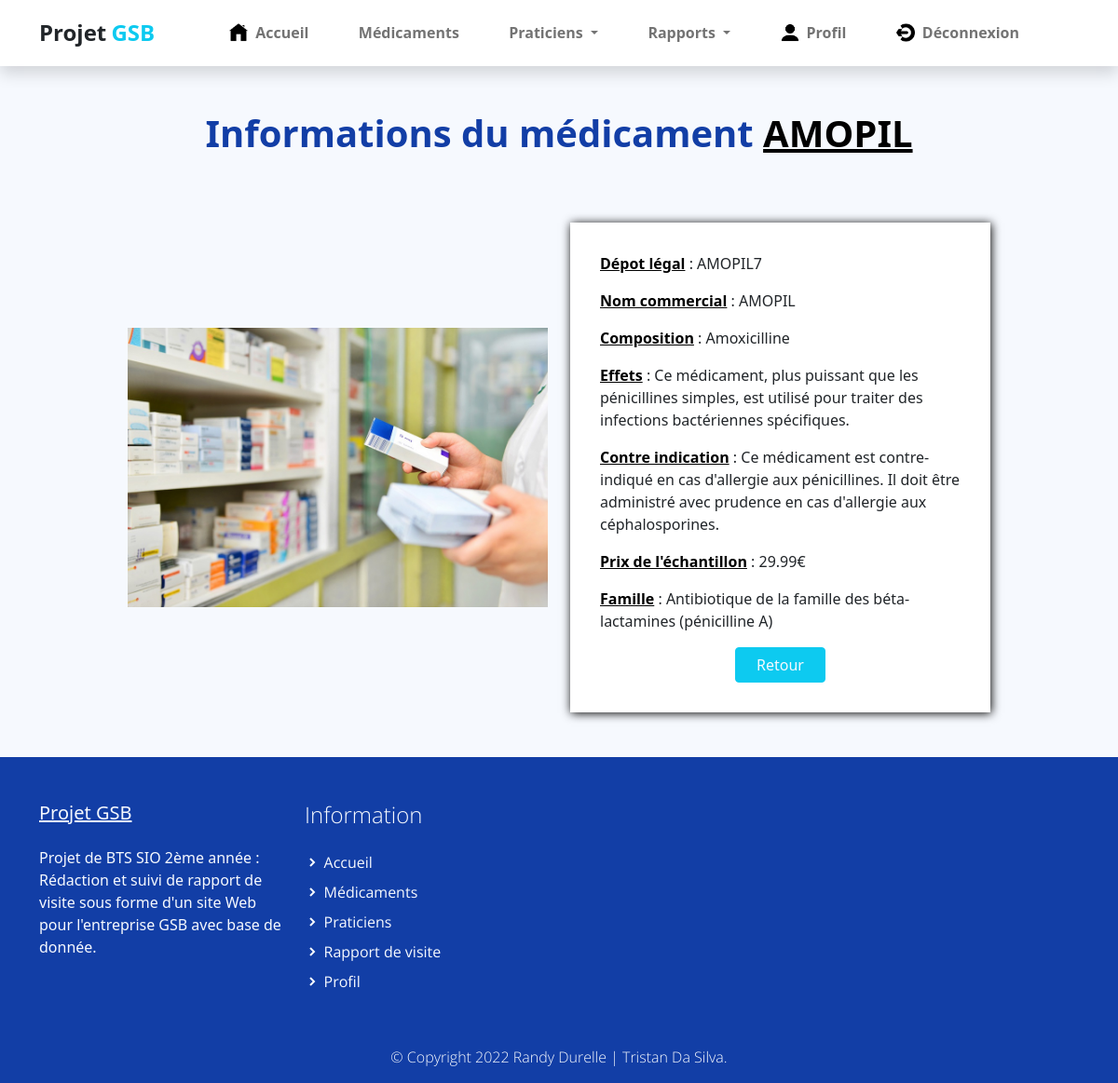
/index.php?uc=medicaments&action=affichermedoc&medicament=AMOPIL7 (signed in), run on the app's committed database.
### tables this page shows
CREATE TABLE IF NOT EXISTS `medicament` (
  `MED_DEPOTLEGAL` varchar(10) NOT NULL,
  `MED_NOMCOMMERCIAL` varchar(25) DEFAULT NULL,
  `MED_COMPOSITION` varchar(255) DEFAULT NULL,
  `MED_EFFETS` varchar(255) DEFAULT NULL,
  `MED_CONTREINDIC` varchar(255) DEFAULT NULL,
  `MED_PRIXECHANTILLON` float DEFAULT NULL,
  `FAM_CODE` varchar(3) NOT NULL,
  PRIMARY KEY (`MED_DEPOTLEGAL`),
  KEY `medicament_famille0_FK` (`FAM_CODE`)
);

CREATE TABLE IF NOT EXISTS `famille` (
  `FAM_CODE` varchar(3) NOT NULL,
  `FAM_LIBELLE` varchar(80) DEFAULT NULL,
  PRIMARY KEY (`FAM_CODE`)
);

### modele/medicament.modele.inc.php (called while the page is built, shortened)
<?php
    function getAllInformationMedicamentDepot($depot){
        try{
            $monPdo = connexionPDO();
            $req = 'SELECT m.MED_DEPOTLEGAL as \'depotlegal\',
             m.MED_NOMCOMMERCIAL as \'nomcom\', m.MED_COMPOSITION as \'compo\',
             m.MED_EFFETS as \'effet\', m.MED_CONTREINDIC as \'contreindic\',
             m.MED_PRIXECHANTILLON as \'prixechan\',
             f.FAM_LIBELLE as \'famille\'
             FROM medicament m
             INNER JOIN famille f ON f.FAM_CODE = m.FAM_CODE
              WHERE MED_DEPOTLEGAL = "'.$depot.'"';
            $res = $monPdo->query($req);
            $result = $res->fetch();
            return $result;
        }
        catch (PDOException $e){
            print "Erreur !: " . $e->getMessage();
            die();
        }
    }
?>

### vues/v_afficherMedicament.php (the view)
<section class="bg-light">
    <div class="container">
        <div class="structure-hero pt-lg-5 pt-4">
            <h1 class="titre text-center">Informations du médicament <span class="carac"><?php echo $carac[1]; ?></span></h1>
        </div>
        <div class="row align-items-center justify-content-center">
            <div class="test col-12 col-sm-8 col-lg-6 col-xl-5 col-xxl-4 py-lg-5">
                <img class="img-fluid" src="assets/img/medoc.jpeg">
            </div>
            <div class="test col-12 col-sm-8 col-lg-6 col-xl-5 col-xxl-4 py-lg-5 py-3">
                <div class="formulaire">
                    <p><span class="carac">Dépot légal</span> : <?php echo $carac[0] ?></p>
                    <p><span class="carac">Nom commercial</span> : <?php echo $carac[1] ?></p>
                    <p><span class="carac">Composition</span> : <?php echo $carac[2] ?></p>
                    <p><span class="carac">Effets</span> : <?php echo $carac[3] ?></p>
                    <p><span class="carac">Contre indication</span> : <?php echo $carac[4] ?></p>
                    <p><span class="carac">Prix de l'échantillon</span> : <?php echo $carac[5] . '€' ?></p>
                    <p><span class="carac">Famille</span> : <?php echo $carac[6] ?></p>
                    <input class="btn btn-info text-light valider col-6 col-sm-5 col-md-4 col-lg-3" type="button" onclick="history.go(-1)" value="Retour">
                </div>
            </div>
        </div>
    </div>
</section>

### assets/css/gsb.css (style rules this page uses)
p, a { font-weight: 400; }

### assets/css/custom.css (style rules this page uses)
body, html { height: 100%; margin: 0; padding: 0; }
body { background: #f6f9fe !important; width: 100%; position: relative; display: table; }
.carac { text-decoration: underline; font-weight: 600; color: #000; }
.valider { display: block; margin-right: auto; margin-left: auto; height: fit-content; }
.test { display: flex; flex-direction: column; align-items: center; }
.titre { font-weight: 600; padding-bottom: 1rem; }
.formulaire { background-color: white; padding: 2em; box-shadow: 1px 1px 10px black; width: 100%; }
.bg-light { background-color: #f6f9fe; }
.structure-hero { display: flex; flex-direction: column; align-items: center; }
.h1, .h2, .h3, h1, h2, h3 { color: var(--bs-primary); }

### data on the page
medicament: MED_NOMCOMMERCIAL "AMOPIL", MED_DEPOTLEGAL "AMOPIL7", MED_COMPOSITION "Amoxicilline", MED_EFFETS "Ce médicament, plus puissant que les pénicillines simples, est utilisé pour traiter des infections bactériennes spécifiques.", MED_CONTREINDIC "Ce médicament est contre-indiqué en cas d'allergie aux pénicillines. Il doit être administré avec prudence en cas d'allergie aux céphalosporines.", MED_PRIXECHANTILLON "29.99", FAM_CODE.FAM_LIBELLE "Antibiotique de la famille des béta-lactamines (pénicilline A)"
